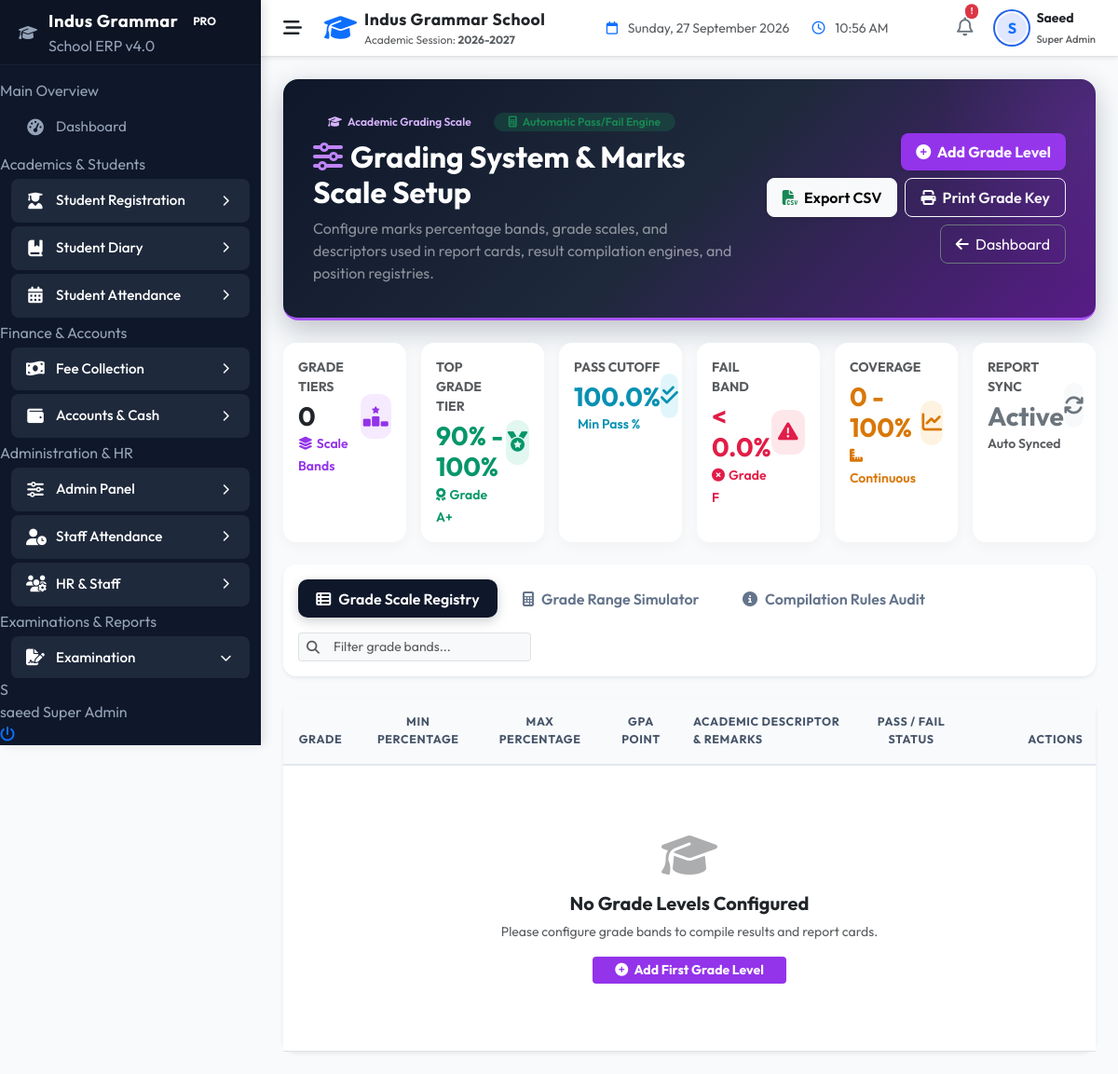
Before: /indus-grammar-school-erp/modules/examination/grades.php (signed in) with the older database file.
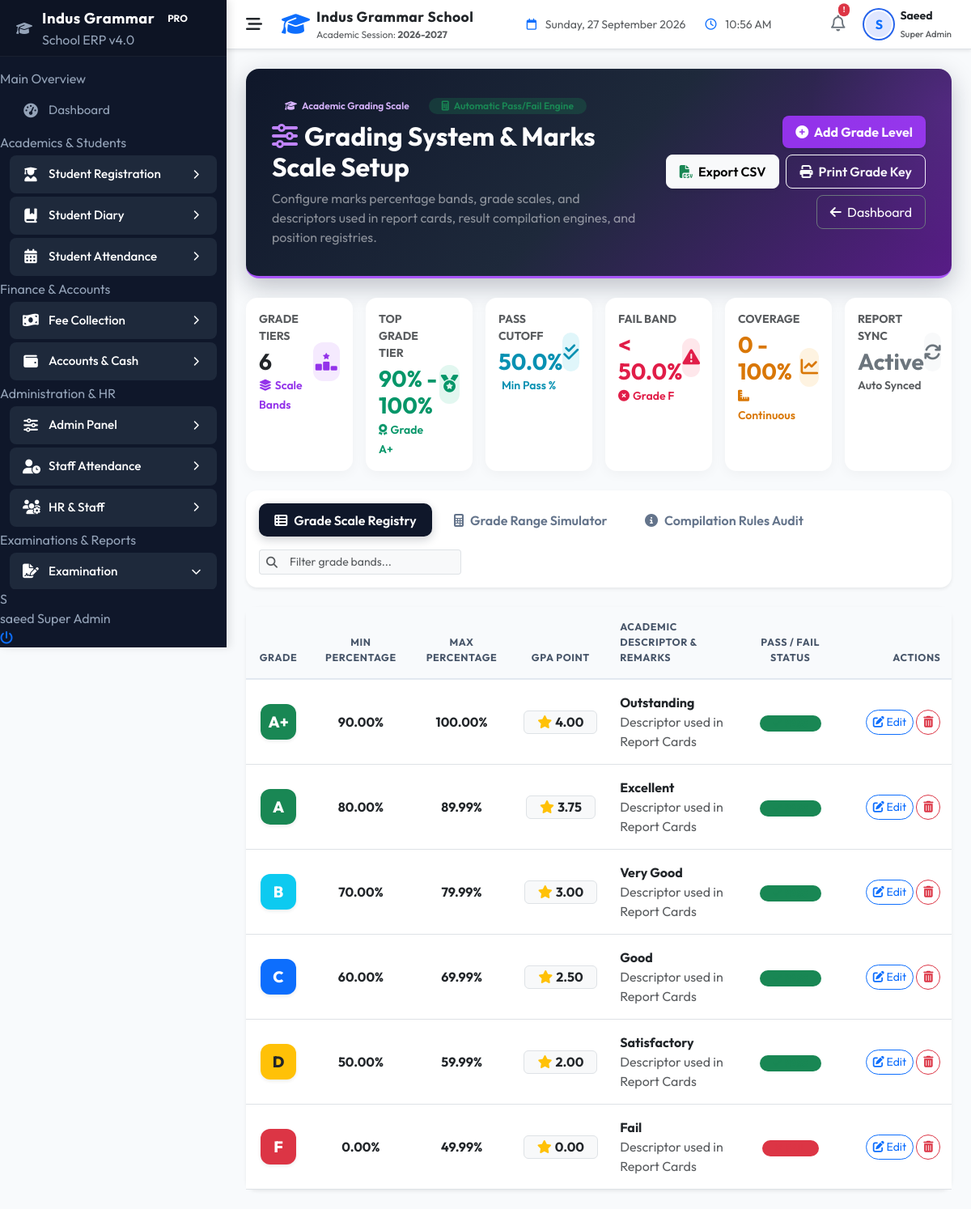
After: the same page with the newer database file.
### tables this page shows
CREATE TABLE `grade_setup` (
  `id` int NOT NULL AUTO_INCREMENT,
  `grade` varchar(10) NOT NULL,
  `min_percentage` decimal(5,2) NOT NULL,
  `max_percentage` decimal(5,2) NOT NULL,
  `grade_point` decimal(3,2) NOT NULL DEFAULT '0.00',
  `remarks` varchar(100) DEFAULT NULL,
  `created_at` timestamp NULL DEFAULT CURRENT_TIMESTAMP,
  PRIMARY KEY (`id`),
  UNIQUE KEY `grade` (`grade`)
);

### indus-grammar-school-erp/models/GradeSetup.php (called while the page is built, shortened)
<?php
class GradeSetup {
    public static function all(): array {
        try {
            $db = Database::getConnection();
            return $db->query("SELECT * FROM grade_setup ORDER BY min_percentage DESC")->fetchAll(PDO::FETCH_ASSOC);
        } catch (PDOException $e) {
            error_log("GradeSetup::all error: " . $e->getMessage());
            return [];
        }
    }
}

### indus-grammar-school-erp/helpers/helpers.php (called while the page is built, shortened)
<?php
function hasPermission(string $permissionCode): bool {
    if (($_SESSION['role_code'] ?? '') === ROLE_SUPER_ADMIN) {
        return true;
    }
    $permissions = $_SESSION['permissions'] ?? [];
    return in_array($permissionCode, $permissions);
}

### indus-grammar-school-erp/modules/examination/grades.php (the view, shortened to what the rows shown need)
<?php
include_once __DIR__ . '/../../includes/header.php';
$grades = GradeSetup::all();
$minPassPct  = 100.00;
$failMaxPct  = 0.00;
foreach ($grades as $g) {
    $minP = (float)$g['min_percentage'];
    $maxP = (float)$g['max_percentage'];
    if (strcasecmp($g['grade'], 'F') === 0 || strcasecmp($g['remarks'], 'Fail') === 0) {
        $failMaxPct = $maxP;
    } else {
        if ($minP < $minPassPct) {
            $minPassPct = $minP;
        }
    }
}
?>
<div class="grade-hero mb-4 d-print-none">
    <div class="row align-items-center">
        <div class="col-lg-7">
            <h2 class="fw-bold text-white mb-2">
                <i class="fa-solid fa-sliders text-purple me-2" style="color:#c084fc;"></i>Grading System & Marks Scale Setup
            </h2>
        </div>
    </div>
</div>
<div class="row g-3 mb-4 d-print-none">
    <div class="col-xl-2 col-md-4 col-sm-6">
        <div class="card kpi-card-grade p-3 h-100">
            <div class="d-flex align-items-center justify-content-between">
                <div>
                    <span class="text-muted small fw-bold text-uppercase d-block mb-1">Pass Cutoff</span>
                    <h3 class="fw-bold text-cyan mb-0" style="color:#0891b2;"><?php echo number_format($minPassPct, 1); ?>%</h3>
                    <small class="text-cyan fw-semibold" style="color:#0891b2;"><i class="fa-solid fa-shield-check me-1"></i>Min Pass %</small>
                </div>
            </div>
        </div>
    </div>
    <div class="col-xl-2 col-md-4 col-sm-6">
        <div class="card kpi-card-grade p-3 h-100">
            <div class="d-flex align-items-center justify-content-between">
                <div>
                    <span class="text-muted small fw-bold text-uppercase d-block mb-1">Fail Band</span>
                    <h3 class="fw-bold text-rose mb-0" style="color:#e11d48;">&lt; <?php echo number_format($failMaxPct + 0.01, 1); ?>%</h3>
                    <small class="text-rose fw-semibold" style="color:#e11d48;"><i class="fa-solid fa-circle-xmark me-1"></i>Grade F</small>
                </div>
            </div>
        </div>
    </div>
</div>
<div class="tab-content" id="gradeTabContent">
    <div class="tab-pane fade show active" id="tab-registry" role="tabpanel">
        <div class="card border-0 shadow-sm" style="border-radius:14px;" id="gradePrintArea">
            <div class="card-body p-0">
                <div class="table-responsive">
                    <table class="table table-grade table-hover align-middle mb-0 table-print-clean" id="gradeMainTable">
                        <thead>
                            <tr>
                                <th style="width: 80px;" class="text-center">Grade</th>
                                <th class="text-center">Min Percentage</th>
                                <th class="text-center">Max Percentage</th>
                                <th class="text-center">GPA Point</th>
                                <th>Academic Descriptor & Remarks</th>
                                <th class="text-center">Pass / Fail Status</th>
                                <th class="text-end d-print-none" style="width: 140px;">Actions</th>
                            </tr>
                        </thead>
                        <tbody>
                            <?php if (empty($grades)): ?>
                                <tr>
                                    <td colspan="7" class="text-center py-5">
                                        <div class="py-4">
                                            <i class="fa-solid fa-graduation-cap text-muted fa-3x mb-3 opacity-50"></i>
                                            <h5 class="fw-bold text-dark">No Grade Levels Configured</h5>
                                            <p class="text-muted small mb-3">Please configure grade bands to compile results and report cards.</p>
                                            <button class="btn btn-purple text-white btn-sm px-4 fw-bold" style="background-color:#9333ea; border:none;" data-bs-toggle="modal" data-bs-target="#gradeModal" onclick="resetForm()">
                                                <i class="fa-solid fa-plus-circle me-1"></i> Add First Grade Level
                                            </button>
                                        </div>
                                    </td>
                                </tr>
                            <?php else: foreach ($grades as $g):
                                $gradeName = htmlspecialchars($g['grade']);
                                $isFail = (strcasecmp($g['grade'], 'F') === 0 || strcasecmp($g['remarks'], 'Fail') === 0);
                                $badgeClass = 'bg-primary text-white';
                                if ($gradeName === 'A+' || $gradeName === 'A') $badgeClass = 'bg-success text-white';
                                elseif ($gradeName === 'B') $badgeClass = 'bg-info text-white';
                                elseif ($gradeName === 'C') $badgeClass = 'bg-primary text-white';
                                elseif ($gradeName === 'D') $badgeClass = 'bg-warning text-dark';
                                elseif ($isFail) $badgeClass = 'bg-danger text-white';
                            ?>
                                <tr>
                                    <td class="text-center">
                                        <div class="grade-badge-lg <?php echo $badgeClass; ?> shadow-sm">
                                            <?php echo $gradeName; ?>
                                        </div>
                                    </td>
                                    <td class="text-center fw-bold text-dark fs-6"><?php echo number_format($g['min_percentage'], 2); ?>%</td>
                                    <td class="text-center fw-bold text-dark fs-6"><?php echo number_format($g['max_percentage'], 2); ?>%</td>
                                    <td class="text-center">
                                        <span class="badge bg-light text-dark border px-3 py-1.5 fw-bold fs-6">
                                            <i class="fa-solid fa-star text-warning me-1"></i><?php echo number_format($g['grade_point'], 2); ?>
                                        </span>
                                    </td>
                                    <td>
                                        <span class="fw-bold text-dark d-block"><?php echo htmlspecialchars($g['remarks'] ?: 'Standard Performance'); ?></span>
                                        <span class="text-muted text-xs">Descriptor used in Report Cards</span>
                                    </td>
                                    <td class="text-center">
                                        <?php if ($isFail): ?>
                                            <span class="badge bg-danger bg-opacity-15 text-danger px-3 py-1 rounded-pill fw-bold">
                                                <i class="fa-solid fa-xmark me-1"></i>FAIL
                                            </span>
                                        <?php else: ?>
                                            <span class="badge bg-success bg-opacity-15 text-success px-3 py-1 rounded-pill fw-bold">
                                                <i class="fa-solid fa-check me-1"></i>PASS
                                            </span>
                                        <?php endif; ?>
                                    </td>
                                    <td class="text-end d-print-none">
                                        <div class="btn-group btn-group-sm">
                                            <button class="btn btn-outline-primary rounded-pill px-2.5 me-1" title="Edit Grade Level" onclick='editGrade(<?php echo json_encode($g); ?>)'>
                                                <i class="fa-solid fa-pen-to-square"></i> Edit
                                            </button>
                                            <?php if (hasPermission('academic_manage')): ?>
                                                <button class="btn btn-outline-danger btn-delete rounded-pill px-2.5" title="Delete Grade Level" data-id="<?php echo $g['id']; ?>">
                                                    <i class="fa-solid fa-trash-can"></i>
                                                </button>
                                            <?php endif; ?>
                                        </div>
                                    </td>
                                </tr>
                            <?php endforeach; endif; ?>
                        </tbody>
                    </table>
                </div>
            </div>
        </div>
    </div>
</div>
<?php
include_once __DIR__ . '/../../includes/footer.php'; ?>

Changed rows visible on the page:
added grade_setup: min_percentage "50.0", grade "D", min_percentage "50.00", max_percentage "59.99", grade_point "2.00", remarks "Satisfactory"
added grade_setup: $failMaxPct + 0.01 "50.0", grade "F", min_percentage "0.00", max_percentage "49.99", grade_point "0.00", remarks "Fail"
added grade_setup: grade "A+", min_percentage "90.00", max_percentage "100.00", grade_point "4.00", remarks "Outstanding"
added grade_setup: grade "A", min_percentage "80.00", max_percentage "89.99", grade_point "3.75", remarks "Excellent"
added grade_setup: grade "B", min_percentage "70.00", max_percentage "79.99", grade_point "3.00", remarks "Very Good"
added grade_setup: grade "C", min_percentage "60.00", max_percentage "69.99", grade_point "2.50", remarks "Good"
Other visible differences:
$totalGrades: "0" → "6"
$minPassPct: "100.0" → (not shown)
$failMaxPct + 0.01: "0.0" → (not shown)
text no longer shown: "No Grade Levels Configured Please configure grade bands to compile results and report cards. Add First Grade Level"
